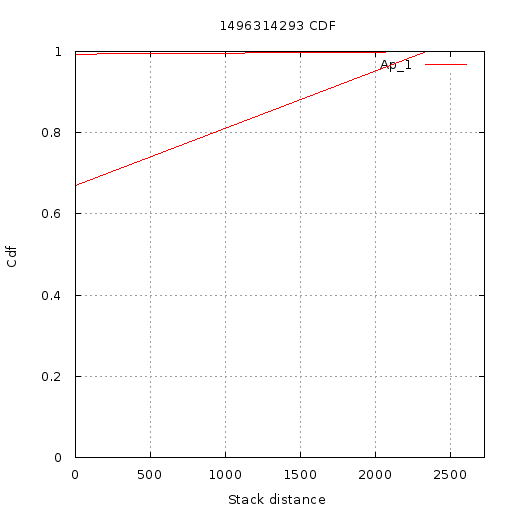

This chart was generated by the following gnuplot code:
set terminal  png size 512,512 font 'Verdana, 10'
set title "1496314293 CDF"
set output '//home//cat//Documents//CACHE//Results//PlotData//Static partial//1496314293//CDF//17//cdf.png'
set ylabel "Cdf"
set yrange [0:1]
set xlabel "Stack distance"
set xrange [1.000000:2725.000000]
set grid xtics ytics
plot '//home//cat//Documents//CACHE//Results//PlotData//Static partial//1496314293//CDF//17//App_1.txt' using 1:2 with lines title 'Ap_1'
set terminal  png size 512,512 font 'Verdana, 10'
set title "1496314293 CDF"
set output '//home//cat//Documents//CACHE//Results//PlotData//Static partial//1496314293//CDF//17//cdf.png'
set ylabel "Cdf"
set yrange [0:1]
set xlabel "Stack distance"
set xrange [1.000000:2725.000000]
set grid xtics ytics
plot '//home//cat//Documents//CACHE//Results//PlotData//Static partial//1496314293//CDF//17//App_1.txt' using 1:2 with lines title 'Ap_1'
set terminal  png size 512,512 font 'Verdana, 10'
set title "1496314293 CDF"
set output '//home//cat//Documents//CACHE//Results//PlotData//Static partial//1496314293//CDF//17//cdf.png'
set ylabel "Cdf"
set yrange [0:1]
set xlabel "Stack distance"
set xrange [1.000000:2725.000000]
set grid xtics ytics
plot '//home//cat//Documents//CACHE//Results//PlotData//Static partial//1496314293//CDF//17//App_1.txt' using 1:2 with lines title 'Ap_1'
set terminal  png size 512,512 font 'Verdana, 10'
set title "1496314293 CDF"
set output '//home//cat//Documents//CACHE//Results//PlotData//Static partial//1496314293//CDF//17//cdf.png'
set ylabel "Cdf"
set yrange [0:1]
set xlabel "Stack distance"
set xrange [1.000000:2725.000000]
set grid xtics ytics
plot '//home//cat//Documents//CACHE//Results//PlotData//Static partial//1496314293//CDF//17//App_1.txt' using 1:2 with lines title 'Ap_1'
